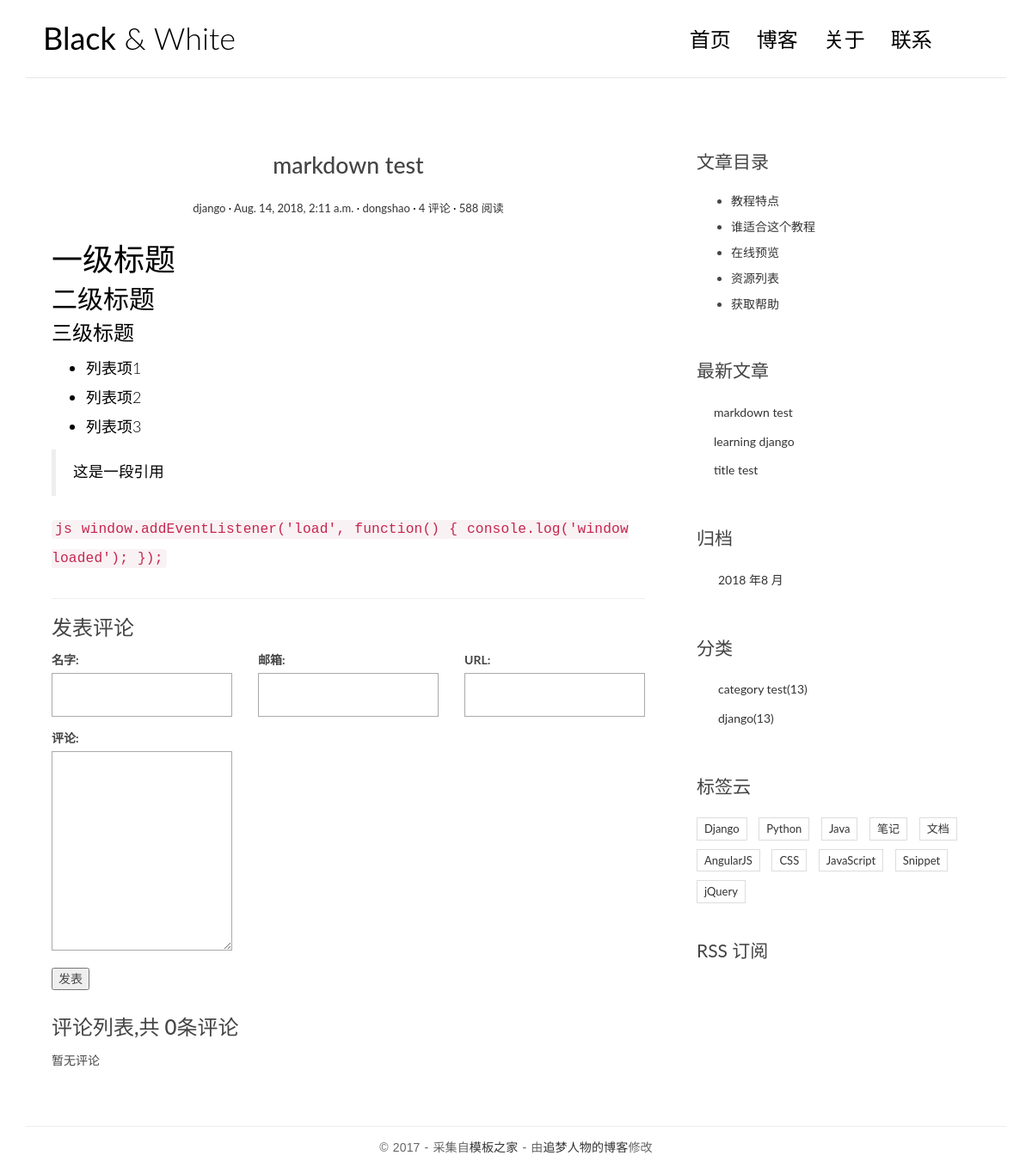
/post/3/, run on an earlier commit of the app's database.
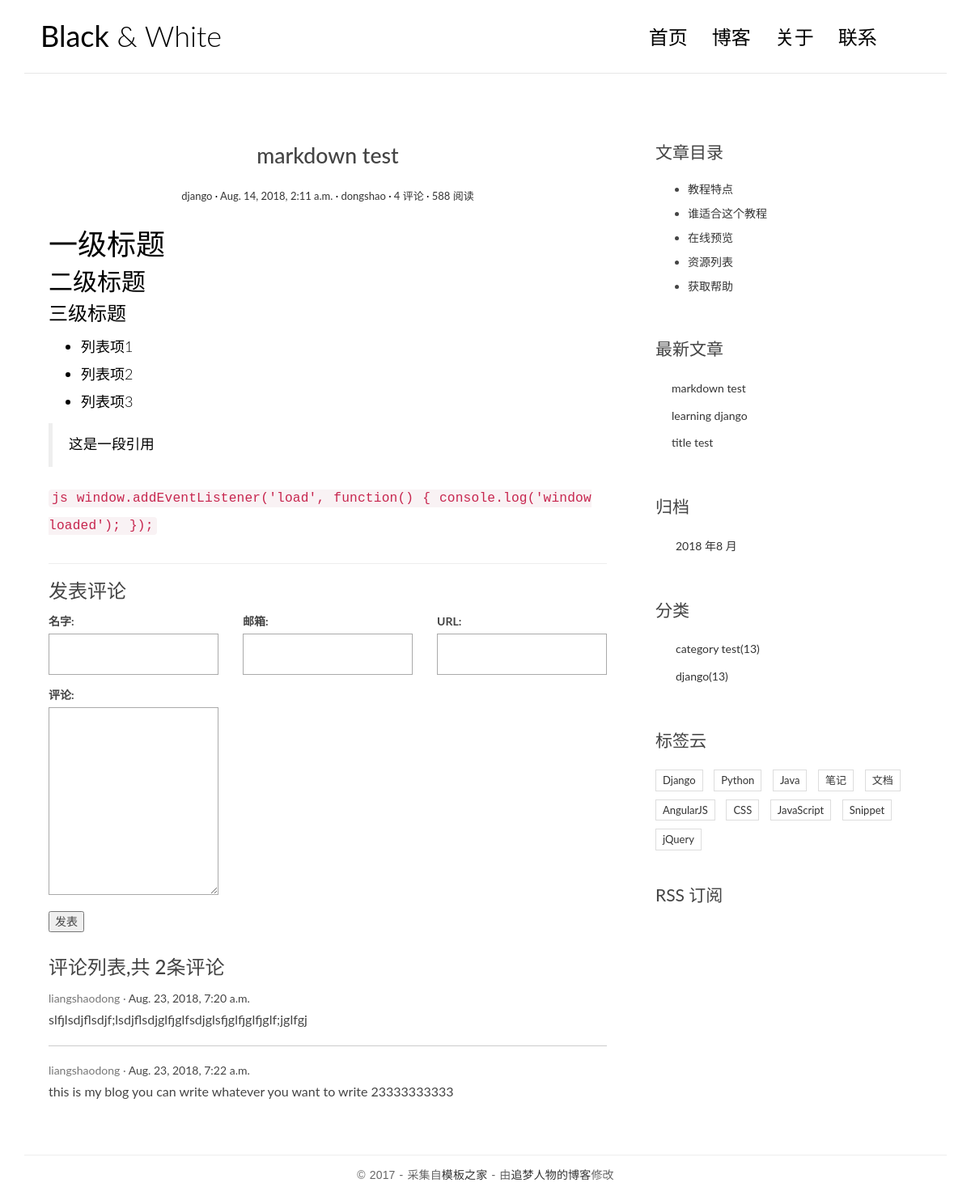
And on a later commit of the database.
### blog/models.py (models this page shows, shortened)
class Post(models.Model):
    title = models.CharField(max_length=100)
    body = models.TextField()
    created_time = models.DateTimeField(auto_now_add=True)
    modified_time = models.DateTimeField(auto_now_add=True)
    excerpt = models.CharField(max_length=200, blank=True)
    category = models.ForeignKey(Category, on_delete=models.CASCADE)
    tags = models.ManyToManyField(Tag, blank=True)
    author = models.ForeignKey(User, on_delete=models.CASCADE)
    views = models.PositiveIntegerField(default=0)
    class Meta:
        ordering = ['-created_time']
    def get_absolute_url(self):
        return reverse('blog:detail', kwargs={'pk': self.pk})
    class Meta:
        ordering = ['-created_time', 'title']

class Category(models.Model):
    name = models.CharField(max_length=100)

### comments/models.py (models this page shows, shortened)
class Comment(models.Model):
    body = models.TextField()
    comment_time = models.DateTimeField(auto_now_add=True)
    comment_post = models.ForeignKey('blog.Post', on_delete=models.CASCADE)
    author = models.CharField(max_length=100)
    email = models.EmailField(max_length=225)
    url = models.URLField(blank=True)

### blog/views.py (the view)
# urls.py: path(r'post/<int:pk>/', views.detail, name='detail'),
def detail(request, pk):
    post = get_object_or_404(Post, pk=pk)
    post.body = markdown.markdown(post.body,
                                  entensions=['markdown.extensions.extra',
                                              'markdown.extensions.codehilite',
                                              'markdown.extensions.toc', ])
    form = CommentForm()
    comment_list = post.comment_set.all()
    context = {'post': post, 'form': form, 'comment_list': comment_list}
    return render(request, 'blog/detail.html', context=context)

### comments/forms.py
class CommentForm(forms.ModelForm):
    class Meta:
        model = Comment
        fields = ['author', 'email', 'url', 'body']

### blog/templatetags/blog_tags.py (called while the page is built)
@register.simple_tag
def get_recent_posts(num=5):
    return Post.objects.all().order_by('-created_time')[:num]

@register.simple_tag
def archives():
    return Post.objects.dates('created_time', 'month', order='DESC')

@register.simple_tag
def get_categories():
    return Category.objects.all()

### templates/blog/detail.html (shortened to what this page needs)
{% extends 'base.html' %}
{% block main %}
    <article class="post post-{{ post.pk }}">
        <header class="entry-header">
            <h1 class="entry-title">{{ post.title }}</h1>
            <div class="entry-meta">
                <span class="post-category"><a href="#">{{ post.category.name }}</a></span>
                <span class="post-date"><a href="#"><time class="entry-date"
                                                datetime="{{ post.created_time }}">{{ post.created_time }}</time></a></span>
                <span class="post-author"><a href="#">{{ post.author }}</a></span>
                <span class="comments-link"><a href="#">4 评论</a></span>
                <span class="views-count"><a href="#">588 阅读</a></span>
            </div>
        </header>
    <div class="entry-content clearfix">
        {{ post.body|safe }}
    </div>
    </article>
    <section class="comment-area">
    <hr>
    <h3>发表评论</h3>
    <form action="{% url 'comments:post_comment' post.pk %}" method="post" class="comment-form">
    <div class="row">
        <div class="col-md-4">
            <label for="{{ form.author.id_for_label }}">名字:</label>
            {{ form.author }}
        </div>
        <div class="col-md-4">
            <label for="{{ form.email.id_for_label }}">邮箱:</label>
            {{ form.email }}
        </div>
        <div class="col-md-4">
            <label for="{{ form.url.id_for_label }}">URL:</label>
            {{ form.url }}
        </div>
        <div class="col-md-4">
            <label for="{{ form.body.id_for_label }}">评论:</label>
            {{ form.body }}
            <button type="submit" class="comment-bin">发表</button>
        </div>
    </div>
</form>
<div class="comment-list-panel">
    <h3>评论列表,共 <span>{{ post.comment_set.count }}</span>条评论</h3>
    <ul class="comment-list list-unstyled">
        {% for comment in comment_list %}
            <li class="comment-item">
                <span class="nickname">{{ comment.author }}</span>
                <time class="submit-data" datetime="{{ comment.comment_time }}">{{ comment.comment_time }}</time>
                <div class="text">
                    {{ comment.body }}
                </div>
            </li>
        {% empty %}
            暂无评论
        {% endfor %}
    </ul>
</div>
</section>
{% endblock main %}
{% block toc %}
     <div class="widget widget-content">
        <h3 class="widget-title">文章目录</h3>
        <ul>
            <li>
                <a href="#">教程特点</a>
            </li>
            <li>
                <a href="#">谁适合这个教程</a>
            </li>
            <li>
                <a href="#">在线预览</a>
            </li>
            <li>
                <a href="#">资源列表</a>
            </li>
            <li>
                <a href="#">获取帮助</a>
            </li>
        </ul>
    </div>
{% endblock toc %}

### templates/base.html (shortened to what this page needs)
{% load staticfiles %}
{% load blog_tags %}
<!DOCTYPE html>
<html>
<head>
    <link rel="stylesheet" href="{% static 'blog/css/bootstrap.min.css' %}">
    <link rel="stylesheet" href="http://code.ionicframework.com/ionicons/2.0.1/css/ionicons.min.css">
    <link rel="stylesheet" href="{% static 'blog/css/pace.css' %}">
    <link rel="stylesheet" href="{% static 'blog/css/custom.css' %}">
    <link rel="stylesheet" href="{% static 'blog/css/highlights/github.css' %}">
</head>
<body>
<div class="container">
    <header id="site-header">
        <div class="row">
            <div class="col-md-4 col-sm-5 col-xs-8">
                <div class="logo">
                    <h1><a href="{% url 'blog:index' %}"><b>Black</b> &amp; White</a></h1>
                </div>
            </div>
            <div class="col-md-8 col-sm-7 col-xs-4">
                <nav class="main-nav" role="navigation">
                    <div class="collapse navbar-collapse" id="bs-example-navbar-collapse-1">
                        <ul class="nav navbar-nav navbar-right">
                            <li class="cl-effect-11"><a href="index.html" data-hover="首页">首页</a></li>
                            <li class="cl-effect-11"><a href="full-width.html" data-hover="博客">博客</a></li>
                            <li class="cl-effect-11"><a href="about.html" data-hover="关于">关于</a></li>
                            <li class="cl-effect-11"><a href="contact.html" data-hover="联系">联系</a></li>
                        </ul>
                    </div>
                </nav>
            </div>
        </div>
    </header>
</div>
<div class="content-body">
    <div class="container">
        <div class="row">
            <main class="col-md-8">
                {% block main %}
                {% endblock main %}
            </main>
            <aside class="col-md-4">
                {% block toc %}
                {% endblock toc%}
                <div class="widget widget-recent-posts">
                    <h3 class="widget-title">最新文章</h3>
                    {% get_recent_posts as recent_post_list %}
                    <ul>
                        {% for post in recent_post_list %}
                        <li>
                            <a href="{{ post.get_absolute_url }}">{{ post.title }}</a>
                        </li>
                        {% empty %}
                        暂无文章！
                        {% endfor %}
                    </ul>
                </div>
                <div class="widget widget-archives">
                    <h3 class="widget-title">归档</h3>
                    {% archives as archives_list %}
                    <ul>
                        {% for date in archives_list %}
                        <li>
                            <a href="{% url 'blog:archives' date.year date.month %}">{{ date.year }} 年{{ date.month }} 月</a>
                        </li>
                        {% empty %}
                        暂无归档！
                        {% endfor %}
                    </ul>
                </div>
                <div class="widget widget-category">
                    <h3 class="widget-title">分类</h3>
                    {% get_categories as categories_list %}
                    <ul>
                        {% for category in categories_list %}
                        <li>
                            <a href="{% url 'blog:categories' category.name %}">{{ category.name }}<span class="post-count">(13)</span></a>
                        </li>
                        {% empty %}
                        暂无分类！
                        {% endfor %}
                    </ul>
                </div>
                <div class="widget widget-tag-cloud">
                    <h3 class="widget-title">标签云</h3>
                    <ul>
                        <li>
                            <a href="#">Django</a>
                        </li>
                        <li>
                            <a href="#">Python</a>
                        </li>
                        <li>
                            <a href="#">Java</a>
                        </li>
                        <li>
                            <a href="#">笔记</a>
                        </li>
                        <li>
                            <a href="#">文档</a>
                        </li>
                        <li>
                            <a href="#">AngularJS</a>
                        </li>
                        <li>
                            <a href="#">CSS</a>
                        </li>
                        <li>
                            <a href="#">JavaScript</a>
                        </li>
                        <li>
                            <a href="#">Snippet</a>
                        </li>
                        <li>
                            <a href="#">jQuery</a>
                        </li>
                    </ul>
                </div>
                <div class="rss">
                    <a href=""> RSS 订阅</a>
                </div>
            </aside>
        </div>
    </div>
</div>
<footer id="site-footer">
    <div class="container">
        <div class="row">
            <div class="col-md-12">
                <p class="copyright">&copy 2017 - 采集自<a href="http://www.cssmoban.com/"
                                                        target="_blank" title="模板之家">模板之家</a>
                    - 由<a href="http://zmrenwu.com/" title="网页模板" target="_blank">追梦人物的博客</a>修改
                </p>
            </div>
        </div>
    </div>
</footer>
</body>
</html>

### blog/static/blog/css/custom.css (style rules this page uses)
* { outline: none; }
h1, h2, h3, h4, h5, h6 { margin-top: 0; }
b { font-weight: 400; }
a { color: #333; }
body { color: #444; font-family: 'Lato', sans-serif; }
p { font-family: 'Ubuntu', sans-serif; font-weight: 400; word-spacing: 1px; letter-spacing: 0.01em; }
#site-header { background-color: #FFF; padding: 25px 20px; margin-bottom: 40px; border-bottom: 1px solid #e7e7e7; }
.logo h1 a { color: #000; }
.logo h1 { margin: 0; font-family: 'Lato', sans-serif; font-weight: 300; }
.main-nav { margin-top: 11px; max-width: 95%; }
.main-nav a { color: #000000 !important; padding: 0 0 5px 0 !important; margin-right: 30px; font-family: 'Lato', sans-serif; font-weight: 300; font-size: 24px; }
.cl-effect-11 a { padding: 10px 0; color: #0972b4; text-shadow: none; }
.cl-effect-11 a::before { position: absolute; top: 0; left: 0; overflow: hidden; padding: 0 0 5px 0 !important; max-width: 0; border-bottom: 1px solid #000; color: #000; content: attr(data-hover); white-space: nowrap; -webkit-transition: max-width 0.5s; -moz-transition: max-width 0.5s; transition: max-width 0.5s; }
.content-body { padding-bottom: 4em; }
.post { background: #fff; padding: 30px 30px 0; }
.entry-title { text-align: center; font-size: 1.9em; margin-bottom: 20px; line-height: 1.6; padding: 10px 20px 0; }
.entry-meta { text-align: center; color: #DDDDDD; font-size: 13px; margin-bottom: 30px; }
.entry-content { font-size: 18px; line-height: 1.9; font-weight: 300; color: #000; }
.post-category::after, .post-date::after, .post-author::after, .comments-link::after { content: ' ·'; color: #000; }
.widget { background: #fff; padding: 30px 0 0; }
.widget-title { font-size: 1.5em; margin-bottom: 20px; line-height: 1.6; padding: 10px 0 0; font-weight: 400; }
.widget-recent-posts ul { padding: 0; margin: 0; padding-left: 20px; }
.widget-recent-posts ul li { list-style-type: none; position: relative; line-height: 170%; margin-bottom: 10px; }
.widget-recent-posts ul li::before { content: '\f3d3'; font-family: "Ionicons"; position: absolute; left: -17px; top: 3px; font-size: 16px; color: #000; }
.widget-archives ul { padding: 0; margin: 0; padding-left: 25px; }
.widget-archives ul li { list-style-type: none; position: relative; line-height: 170%; margin-bottom: 10px; }
.widget-archives ul li::before { content: '\f3f3'; font-family: "Ionicons"; position: absolute; left: -25px; top: 1px; font-size: 16px; color: #000; }
.widget-category ul { padding: 0; margin: 0; padding-left: 25px; }
.widget-category ul li { list-style-type: none; position: relative; line-height: 170%; margin-bottom: 10px; }
.widget-category ul li::before { content: '\f3fe'; font-family: "Ionicons"; position: absolute; left: -25px; top: 1px; font-size: 18px; color: #000; }
.widget-tag-cloud ul { padding: 0; margin: 0; margin-right: -10px; }
.widget-tag-cloud ul li { list-style-type: none; font-size: 13px; display: inline-block; margin-right: 10px; margin-bottom: 10px; padding: 3px 8px; border: 1px solid #ddd; }
.widget-content ul li { margin-bottom: 10px; }
.rss { font-size: 21px; margin-top: 30px; }
.rss a { color: #444; }
#site-footer { padding-top: 10px; padding: 0 0 1.5em 0; }
.copyright { text-align: center; padding-top: 1em; margin: 0; border-top: 1px solid #eee; color: #666; }
.contact-form input, .comment-form input { border: 1px solid #aaa; margin-bottom: 15px; width: 100%; padding: 15px 15px; font-size: 16px; line-height: 100%; transition: 0.4s border-color linear; }
.contact-form textarea, .comment-form textarea { border: 1px solid #aaa; margin-bottom: 15px; width: 100%; padding: 15px 15px; font-size: 16px; line-height: 20px !important; min-height: 183px; transition: 0.4s border-color linear; }
.comment-area { padding: 0 30px 0; }
.comment-form { margin-top: 15px; }
.comment-list-panel { margin-top: 30px; }
.comment-list { margin-top: 15px; }
.comment-item:not(:last-child) { border-bottom: 1px #ccc solid; margin-bottom: 20px; padding-bottom: 20px; }
.comment-item .nickname, .comment-item .submit-date { color: #777; font-size: 14px; }
.comment-item .nickname:after { content: ' ·'; }
.comment-item .text { padding-top: 5px; font-size: 16px; }

What changed in the data, as far as the page shows it:
computed for Post "markdown test": comment_set.count "0" → "2"
added Comment: author "liangshaodong", comment_time "Aug. 23, 2018, 7:20 a.m.", body "slfjlsdjflsdjf;lsdjflsdjglfjglfsdjglsfjglfjglfjglf;jglfgj"
added Comment: author "liangshaodong", comment_time "Aug. 23, 2018, 7:22 a.m.", body "this is my blog you can write whatever you want to write 23333333333"
Also different on the page:
text no longer shown: "暂无评论"
